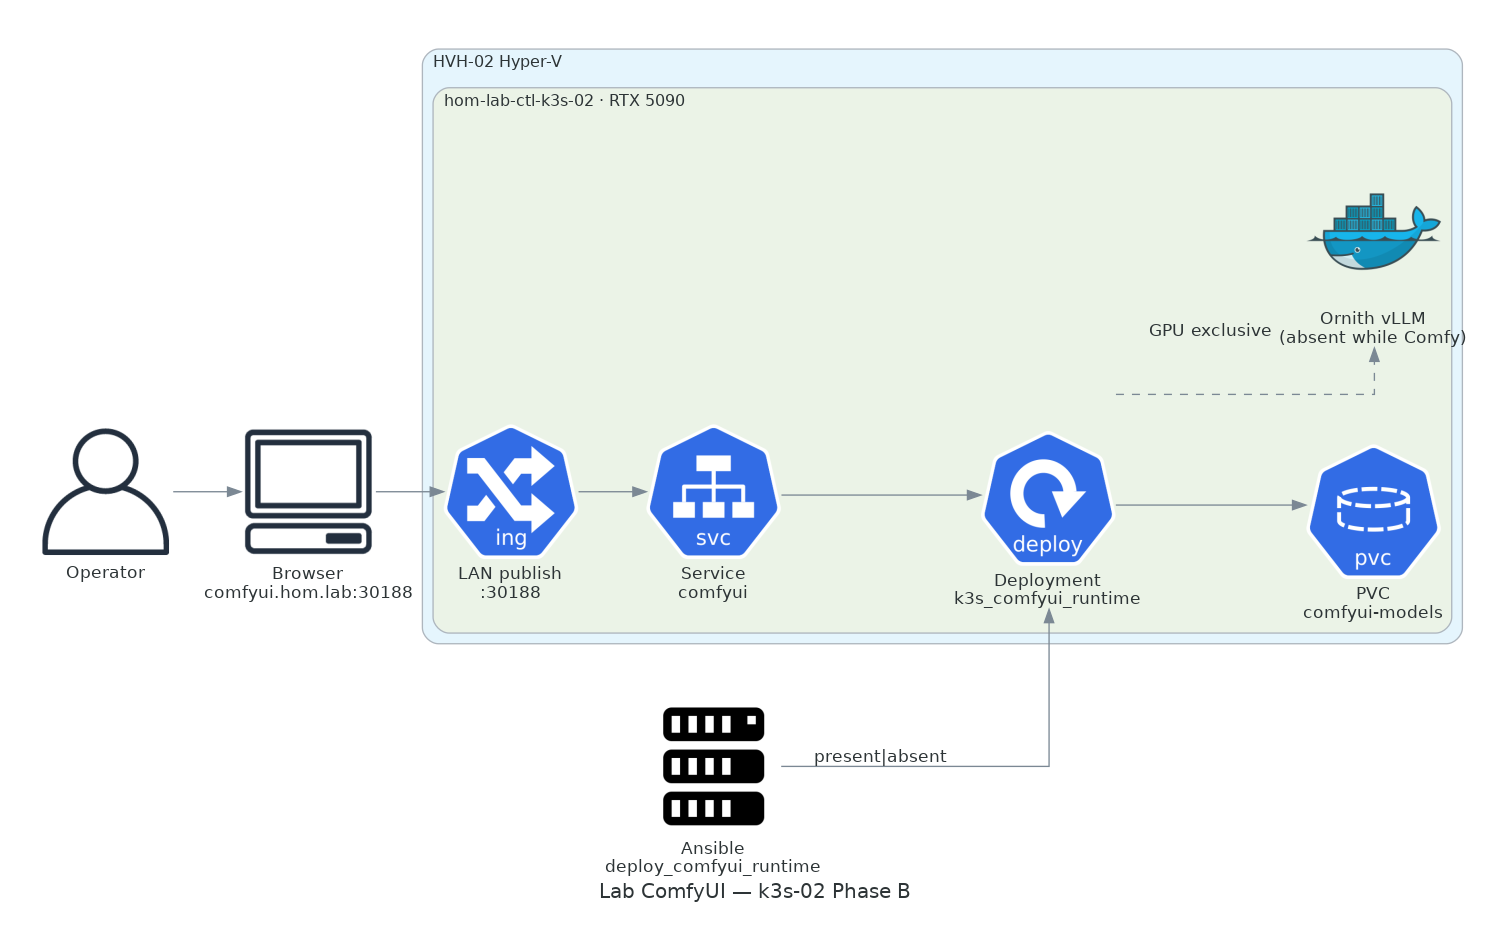

This figure's Python source:
"""Lab ComfyUI architecture — Phase B on k3s-02 RTX 5090 time-share."""

from diagrams import Cluster, Diagram, Edge
from diagrams.aws.general import Client, User
from diagrams.k8s.compute import Deploy
from diagrams.k8s.network import Ing, SVC
from diagrams.k8s.storage import PVC
from diagrams.onprem.compute import Server
from diagrams.onprem.container import Docker

graph_attr = {"pad": "0.4", "nodesep": "0.55", "ranksep": "0.7"}

with Diagram(
    "Lab ComfyUI — k3s-02 Phase B",
    filename="comfyui-lab-architecture",
    show=False,
    outformat=["png", "svg", "dot"],
    graph_attr=graph_attr,
):
    operator = User("Operator")
    browser = Client("Browser\ncomfyui.hom.lab:30188")

    with Cluster("HVH-02 Hyper-V"):
        with Cluster("hom-lab-ctl-k3s-02 · RTX 5090"):
            publish = Ing("LAN publish\n:30188")
            svc = SVC("Service\ncomfyui")
            deploy = Deploy("Deployment\nk3s_comfyui_runtime")
            pvc = PVC("PVC\ncomfyui-models")
            # Mutual exclusion note via edge to paused Ornith
            ornith = Docker("Ornith vLLM\n(absent while Comfy)")

    ansible = Server("Ansible\ndeploy_comfyui_runtime")

    operator >> browser >> publish >> svc >> deploy
    deploy >> pvc
    deploy >> Edge(label="GPU exclusive", style="dashed") >> ornith
    ansible >> Edge(label="present|absent") >> deploy
